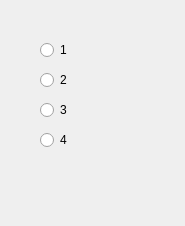
<?xml version="1.0" encoding="UTF-8"?>
<ui version="4.0">
 <class>Widget</class>
 <widget class="QWidget" name="Widget">
  <property name="geometry">
   <rect>
    <x>0</x>
    <y>0</y>
    <width>185</width>
    <height>226</height>
   </rect>
  </property>
  <property name="windowTitle">
   <string>Widget</string>
  </property>
  <widget class="QRadioButton" name="radioButton">
   <property name="geometry">
    <rect>
     <x>40</x>
     <y>40</y>
     <width>88</width>
     <height>20</height>
    </rect>
   </property>
   <property name="text">
    <string>1</string>
   </property>
  </widget>
  <widget class="QRadioButton" name="radioButton_2">
   <property name="geometry">
    <rect>
     <x>40</x>
     <y>70</y>
     <width>88</width>
     <height>20</height>
    </rect>
   </property>
   <property name="text">
    <string>2</string>
   </property>
  </widget>
  <widget class="QRadioButton" name="radioButton_3">
   <property name="geometry">
    <rect>
     <x>40</x>
     <y>100</y>
     <width>88</width>
     <height>20</height>
    </rect>
   </property>
   <property name="text">
    <string>3</string>
   </property>
  </widget>
  <widget class="QRadioButton" name="radioButton_4">
   <property name="geometry">
    <rect>
     <x>40</x>
     <y>130</y>
     <width>88</width>
     <height>20</height>
    </rect>
   </property>
   <property name="text">
    <string>4</string>
   </property>
  </widget>
 </widget>
 <resources/>
 <connections/>
</ui>
